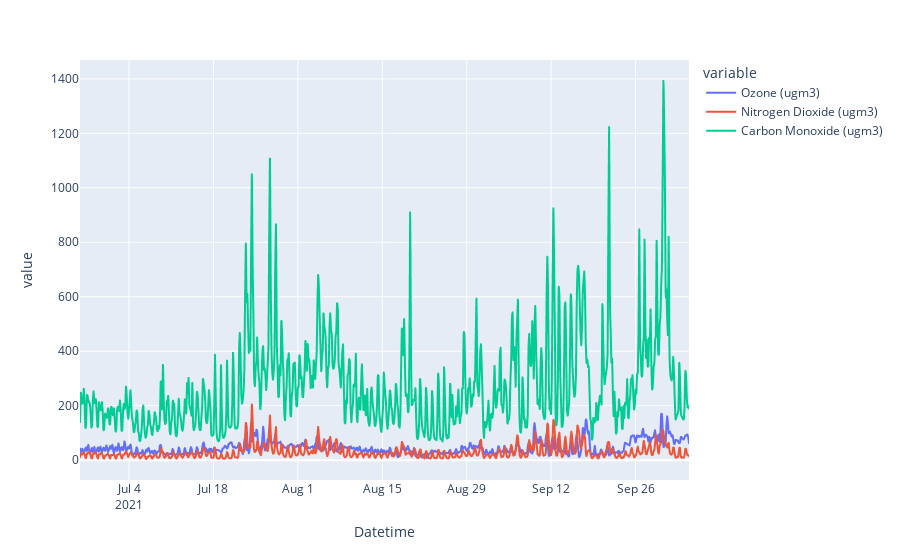

The cell this chart's notebook holds for it:
### Code cell
fig = px.line(df, x='Datetime', y=["Ozone (ugm3)", "Nitrogen Dioxide (ugm3)", "Carbon Monoxide (ugm3)"])
fig

### Figure 1 — Plotly figure (JSON) as saved in the notebook; plotly's stock layout.template omitted (floating-point values rounded to 4 significant figures; data arrays with more than 128 entries replaced by an {"elided": "..."} marker saying what was removed)
{"data": [{"hovertemplate": "variable=Ozone (ugm3)<br>Datetime=%{x}<br>value=%{y}<extra></extra>", "legendgroup": "Ozone (ugm3)", "line": {"color": "#636efa", "dash": "solid"}, "marker": {"symbol": "circle"}, "mode": "lines", "name": "Ozone (ugm3)", "showlegend": true, "type": "scattergl", "x": {"elided": "2425 str values"}, "xaxis": "x", "y": {"elided": "2425 float values"}, "yaxis": "y"}, {"hovertemplate": "variable=Nitrogen Dioxide (ugm3)<br>Datetime=%{x}<br>value=%{y}<extra></extra>", "legendgroup": "Nitrogen Dioxide (ugm3)", "line": {"color": "#EF553B", "dash": "solid"}, "marker": {"symbol": "circle"}, "mode": "lines", "name": "Nitrogen Dioxide (ugm3)", "showlegend": true, "type": "scattergl", "x": {"elided": "2425 str values"}, "xaxis": "x", "y": {"elided": "2425 float values"}, "yaxis": "y"}, {"hovertemplate": "variable=Carbon Monoxide (ugm3)<br>Datetime=%{x}<br>value=%{y}<extra></extra>", "legendgroup": "Carbon Monoxide (ugm3)", "line": {"color": "#00cc96", "dash": "solid"}, "marker": {"symbol": "circle"}, "mode": "lines", "name": "Carbon Monoxide (ugm3)", "showlegend": true, "type": "scattergl", "x": {"elided": "2425 str values"}, "xaxis": "x", "y": {"elided": "2425 float values"}, "yaxis": "y"}], "layout": {"legend": {"title": {"text": "variable"}, "tracegroupgap": 0}, "margin": {"t": 60}, "xaxis": {"anchor": "y", "domain": [0, 1], "title": {"text": "Datetime"}}, "yaxis": {"anchor": "x", "domain": [0, 1], "title": {"text": "value"}}}}
